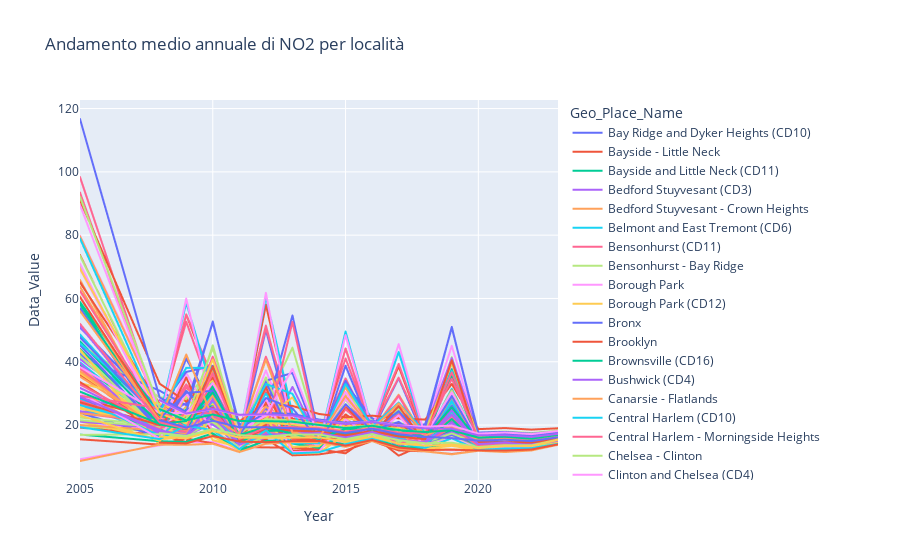

Notebook code for this chart:
### Code cell
# Estrai anno

df['Start_Date'] = pd.to_datetime(df['Start_Date'], errors='coerce', dayfirst=True)
df['Year'] = df['Start_Date'].dt.year


# Calcola la media di Data_Value per anno e località
df_yearly = df.groupby(['Year', 'Geo_Place_Name'])['Data_Value'].mean().reset_index()

# Grafico andamento medio annuale NO2 per località
fig2 = px.line(
    df_yearly,
    x='Year',
    y='Data_Value',
    color='Geo_Place_Name',
    line_group='Geo_Place_Name',
    title='Andamento medio annuale di NO2 per località'
)
fig2.show()
